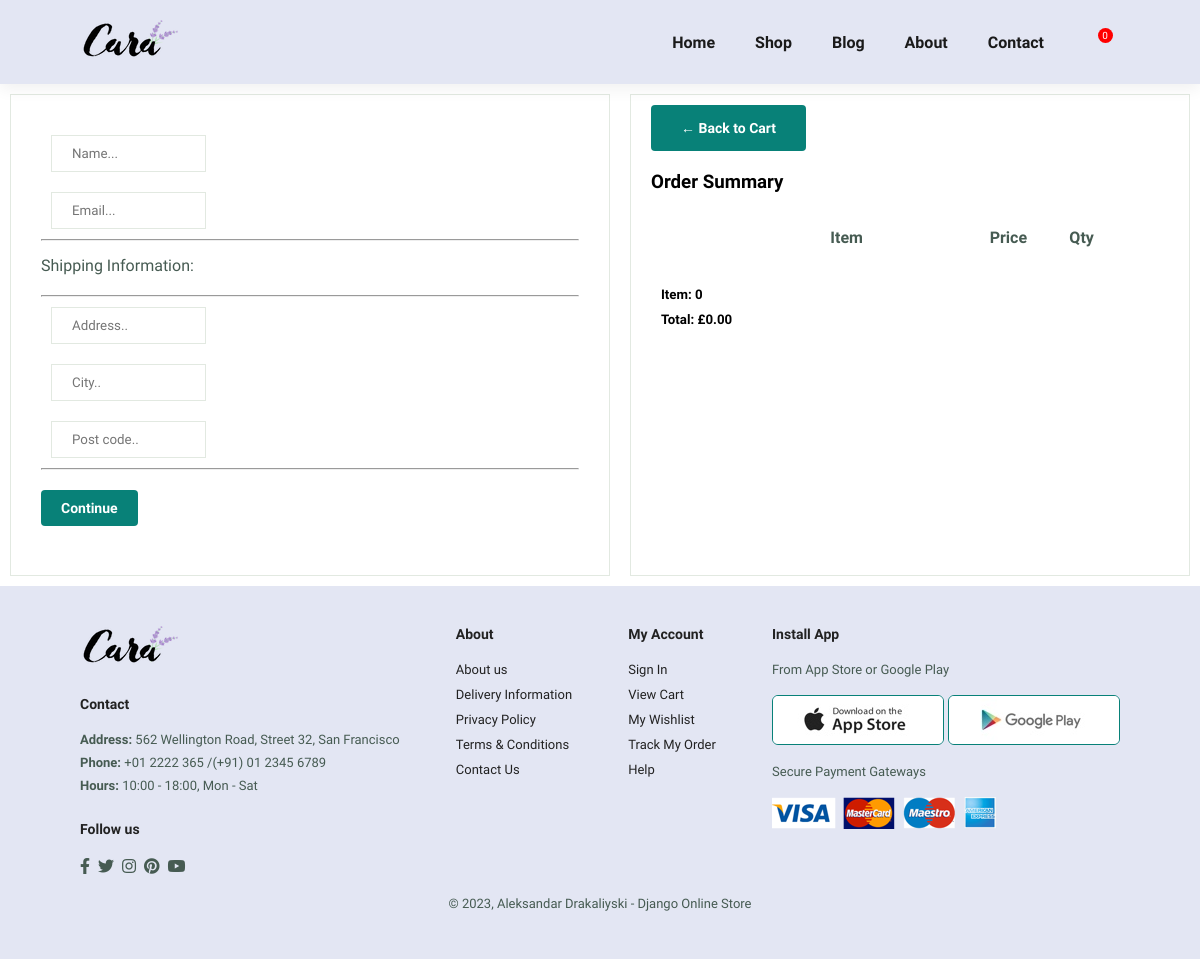
The page /checkout/ (signed in) on the database as committed earlier.
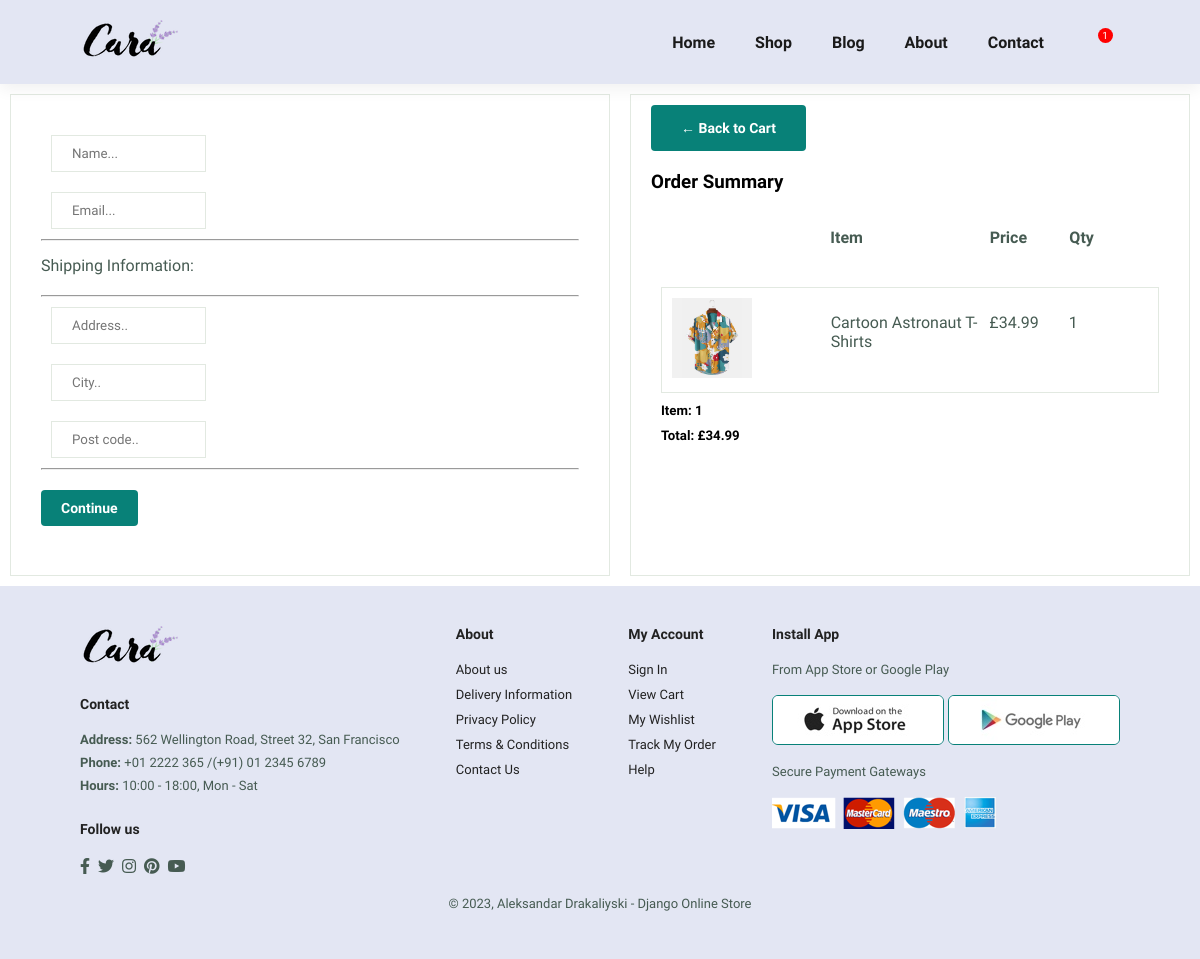
The same page on the database as committed later.
### store/models.py (models this page shows, shortened)
class Order(models.Model):
    customer = models.ForeignKey(Customer, on_delete=models.SET_NULL, blank=True, null=True)
    date_ordered = models.DateTimeField(auto_now_add=True)
    complete = models.BooleanField(default=False)
    transaction_id = models.CharField(max_length=100, null=True)
    @property
    def get_cart_total(self):
        orderitems=self.orderitem_set.all()
        total = sum([item.get_total for item in orderitems])
        return total
    @property
    def get_cart_items(self):
        orderitems=self.orderitem_set.all()
        total = sum([item.quantity for item in orderitems])
        return total

class OrderItem(models.Model):
    product = models.ForeignKey(Product, on_delete=models.SET_NULL, blank=True, null=True)
    order = models.ForeignKey(Order, on_delete=models.SET_NULL, blank=True, null=True)
    quantity = models.IntegerField(default=0, blank=True, null=True)
    date_added = models.DateTimeField(auto_now_add=True)
    @property
    def get_total(self):
        return self.product.price * self.quantity

class Product(models.Model):
    name = models.CharField(max_length=200, null=True)
    price = models.DecimalField(max_digits=7, decimal_places=2)
    brand = models.CharField(max_length=200, null=True)
    image = models.ImageField(null=True, blank=True)
    @property
    def imageURL(self):
        try:
            url = self.image.url
        except:
            url = ''
        return url

### store/views.py (the view)
# urls.py: path('checkout/', views.checkout, name='checkout'),
def checkout(request):
    if request.user.is_authenticated:
        customer = request.user.customer
        order, created = Order.objects.get_or_create(customer=customer, complete=False)
        items = order.orderitem_set.all()
        cart_items = order.get_cart_items
    else:
        guest_data = guest_cart(request)
        cart_items = guest_data['cart_items']
        order = guest_data['order']
        items = guest_data['items']
    context = {
        'items': items, 'order': order,
        'get_cart_items': 0,
        'cart_items': cart_items,
        }
    return render(request, 'store/checkout.html', context)

### store/templates/store/checkout.html (shortened to what this page needs)
{% extends 'store/base.html' %}
{% load static %}
{% block content %}
<div class="checkout-container">
    <div class="form-container">
        <form id="form"> {% csrf_token %}
            <div id="user-info">
                <div class="form-field">
                    <input required class="form-control" type="text" name="name" placeholder="Name...">
                </div>
                <div class="form-field">
                    <input required class="form-control" type="email" name="email" placeholder="Email...">
                </div>
                <hr>
            </div>
            <div id="shipping-info">
                    <p>Shipping Information:</p>
                    <hr>
                    <div class="form-field">
                        <input class="form-control" type="text" name="address" placeholder="Address..">
                    </div>
                    <div class="form-field">
                        <input class="form-control" type="text" name="city" placeholder="City..">
                    </div>
                    <div class="form-field">
                        <input class="form-control" type="text" name="postcode" placeholder="Post code..">
                    </div>
            </div>
            <hr>
            <button id='submit-btn' class="normal" type="submit">Continue</button>
        </form>
        <br>
    </div>
    <div class="summary-container">
        <button class="normal"><a href="{% url 'cart' %}">&#x2190; Back to Cart</a></button>
        <h3>Order Summary</h3>
        <div class="order-description">
            <div style="flex:2"></div>
            <div style="flex:2"><p><strong>Item</strong></p></div>
            <div style="flex:1"><strong><p>Price</p></strong></div>
            <div style="flex:1"><strong><p>Qty</p></strong></div>
        </div>
        {% for item in items %}
            <div class="cart-row">
                <div style="flex:2"><img src="{{ item.product.imageURL }}"></div>
                <div style="flex:2"><p>{{ item.product.name }}</p></div>
                <div style="flex:1"><p>£{{ item.product.price|floatformat:2 }}</p></div>
                <div style="flex:1"><p>{{ item.quantity }}</p></div>
            </div>
        {% endfor %}
        <div id="total" class="total-container">
            {% if order.get_cart_items > 1 %}
                <h5>Items: {{ order.get_cart_items }}</h5>
            {% else %}
                <h5>Item: {{ order.get_cart_items }}</h5>
            {% endif %}
            <h5>Total: £{{order.get_cart_total|floatformat:2}}</h5>
        </div>
    </div>
</div>
{% endblock %}

Rows that differ between the two databases and show on the page:
added OrderItem: product.imageURL (picture), product.name "Cartoon Astronaut T-Shirts", product.price "34.99", quantity "1"
computed for Order: get_cart_items "0" → "1"; get_cart_total "0.00" → "34.99"
Other text that changed with them:
{{ cart_items }}: "0" → "1"
